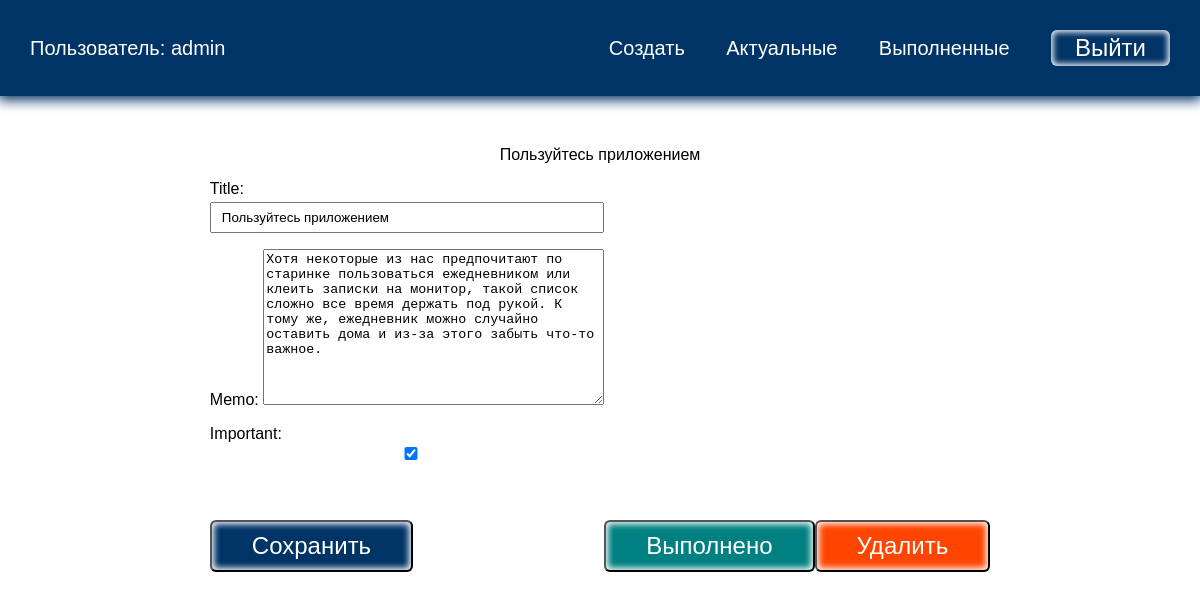
/todo/1/ (signed in), run on the app's committed database.
### todo/models.py (models this page shows, shortened)
class Todo(models.Model):
    title = models.CharField(max_length=100)
    memo = models.TextField(blank=True)  # описание задачи, может быть, может не быть(мы разрешаем что поле может быть пустым).
    created = models.DateTimeField(auto_now_add=True)  # поле дата создания, для того что бы могли потом отсортировать наши задачи либо по возрастанию,либо по убыванию. Атирбут мы не сможем менять в ручную. Не изменяемые поля в админке отображаться не будут, но они будут храниться в БД. В тот момент когда мы будем создавть какую то задачу, у нас зафиксируется дата и время ее создания.
    data_completed = models.DateTimeField(null=True, blank=True)  # сделаем задачу как выполненной (дата и время текущей задачи) Данную задачу мы не можем выполнить сразу, пока поле не заполнено будет просто null=True.
    important = models.BooleanField(default=False)  # Важная задача либо нет. Сдесь нам нужно в виде checkbox, True его как то выделим, False выделять не будем. default=False - задача изначально не важная.
    user = models.ForeignKey(User, on_delete=models.CASCADE)  # Задачу нужно связать с пользователем(таблицей пользователей). Что каждый пользователь видит свой набор задач, а не чужих. Связываем таблицу Тodo с таблицей User. У одного пользователя может быть много каких то задач. Что будет происходить с задачами когда удалим пользователя on_delete=models.CASCADE.

### todo/views.py (the view, shortened to what this page needs)
# urls.py: path('todo/<int:todo_pk>/', views.viewtodo, name='viewtodo'), # путь конкретной записи, указываем int - должем быть числовым значением, в виде ключа todo_pk(это id которое будет приходить в функцию вт
@login_required
def viewtodo(request, todo_pk):
    todo = get_object_or_404(Todo, pk=todo_pk)  # первым параметром функция берет класс модели, вторым pk(Primary key аналог id) то что приходит в принимаемый аргумент метода. get_object_or_404 - данная функция ограничивает числа которые есть, а не любые которые вводит пользователь(Получить объект или ошибку 404).
    if request.method == 'GET':
        form = TodoForm(instance=todo)  # сделаем редактирование одной записи. instance=тодо - те данные которые получили из метода get_object_or_404, что бы она дальше передавались в форму.(Конкретный экземпляр) Из этой формы будут браться конретные данные по элементу.
        return render(request, 'todo/viewtodo.html', {'todo': todo, 'form': form})

### todo/forms.py
class TodoForm(ModelForm):
    class Meta: # Здесь обязательно должен быть класс мета, у него обычно присутствует два элемента. Какая модель здесь будет использоваться model =. И из этой модели какие хотим вывести в форму, что бы отображались поля fields = [] или ().
        model = Todo
        fields = ['title', 'memo', 'important'] # Что бы пользователь, который зарегистрировался, мог создавать какие та задачи.

### todo/templates/todo/viewtodo.html (shortened to what this page needs)
{% extends 'todo/base.html' %}
{% block content %}
{{ todo.title }}
<div class="but">
    <form method="post">
        {{ form.as_p }}
        <button class="btn">Сохранить</button>
    </form>
    <form action="{% url 'completetodo' todo.id %}" method="post">
        <button class="btn good">Выполнено</button>
    </form>
    <form action="{% url 'deletetodo' todo.id %}" method="post">
        <button class="btn remove">Удалить</button>
    </form>
</div>
{% endblock %}

### todo/templates/todo/base.html (shortened to what this page needs)
{% load static %}
<!DOCTYPE html>
<html lang="en">
<head>
    <link rel="stylesheet" href="{% static 'css/style.css' %}">
</head>
<body>
{% if user.is_authenticated %}
<div class="menu">
    <div class="wrap">
        <ul>
            <li class="logo"><a href="">Пользователь: {{ user.username }}</a></li>
            <li><a href="{% url 'createtodo' %}">Создать</a></li>
            <li><a href="{% url 'currenttodos' %}">Актуальные</a></li>
            <li><a href="{% url 'completedtodo' %}">Выполненные</a></li>
            <li>
                <form action="{% url 'logoutuser' %}" method="post">
                    <button class="top">Выйти</button>
                </form>
            </li>
        </ul>
    </div>
</div>
{% endif %}
<div class="content">
    <div class="wrap">
        {% block content %}
        {% endblock %}
    </div>
</div>
</body>
</html>

### todo/static/css/style.css (style rules this page uses)
body { margin: 0; padding: 0; font-family: Arial, Helvetica, sans-serif; }
.wrap { max-width: 1200px; margin: 0 auto; padding: 10px 30px; box-sizing: border-box; }
.menu { background: #003366; box-shadow: 0 2px 12px 2px #003366; }
ul { list-style: none; padding: 0; }
.menu ul { display: flex; justify-content: space-between; align-items: center; font-size: 20px; }
.menu .logo { margin-right: 30%; color: #FFF; }
a { text-decoration: none; }
.menu a { color: #FFF; }
.content .wrap { display: flex; flex-direction: column; align-items: center; justify-content: center; margin-top: 40px; }
.btn { background: #003366; color: #FFF; }
button { border-radius: 6px; box-shadow: inset 0 0 6px 2px #FFF; padding: 10px 40px; margin-top: 40px; font-size: 24px; cursor: pointer; }
input { width: 100%; padding: 6px 10px; box-sizing: border-box; margin-top: 4px; }
.top { padding: 4px 24px; margin-top: 0; background: transparent; border: none; color: #FFF; }
.but { display: flex; align-items: flex-end; }
.good { background-color: teal; }
.remove { background: orangered; }

### data on the page
Todo: title "Пользуйтесь приложением", memo "Хотя некоторые из нас предпочитают по старинке пользоваться ежедневником или клеить записки на монитор, такой список сложно все время держать под рукой. К тому же, ежедневник можно случайно оставить дома и из-за этого забыть что-то важное.", important "☑"

### other printed values
{{ user.username }} "admin"
